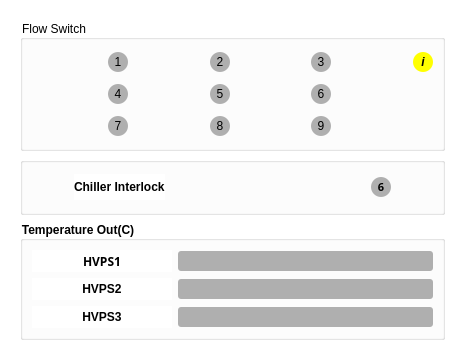
<?xml version="1.0" encoding="UTF-8"?>
<ui version="4.0">
 <class>dialog_chiller</class>
 <widget class="QDialog" name="dialog_chiller">
  <property name="geometry">
   <rect>
    <x>0</x>
    <y>0</y>
    <width>465</width>
    <height>360</height>
   </rect>
  </property>
  <property name="windowTitle">
   <string>CHILLER</string>
  </property>
  <property name="styleSheet">
   <string notr="true">background-color: rgb(255, 255, 255);</string>
  </property>
  <layout class="QGridLayout" name="gridLayout">
   <item row="0" column="0">
    <widget class="QWidget" name="widget_6" native="true">
     <layout class="QGridLayout" name="gridLayout_3">
      <item row="2" column="0">
       <widget class="QGroupBox" name="groupBox_9">
        <property name="font">
         <font>
          <family>MS Shell Dlg 2</family>
          <pointsize>9</pointsize>
          <weight>75</weight>
          <italic>false</italic>
          <bold>true</bold>
         </font>
        </property>
        <property name="styleSheet">
         <string notr="true">font: 75 bold 9pt &quot;MS Shell Dlg 2&quot;;</string>
        </property>
        <property name="title">
         <string>Temperature Out(C)</string>
        </property>
        <layout class="QGridLayout" name="gridLayout_4">
         <item row="0" column="0">
          <widget class="QLabel" name="chiller_temp_label1">
           <property name="maximumSize">
            <size>
             <width>140</width>
             <height>16777215</height>
            </size>
           </property>
           <property name="font">
            <font>
             <family>Sans Serif</family>
             <pointsize>9</pointsize>
             <weight>75</weight>
             <italic>false</italic>
             <bold>true</bold>
            </font>
           </property>
           <property name="styleSheet">
            <string notr="true">font: bold 9pt &quot;Sans Serif&quot;;</string>
           </property>
           <property name="text">
            <string>HVPS1</string>
           </property>
           <property name="alignment">
            <set>Qt::AlignCenter</set>
           </property>
          </widget>
         </item>
         <item row="0" column="1">
          <widget class="QLabel" name="chiller_temp_1">
           <property name="styleSheet">
            <string notr="true">margin-top: 1px;
margin-bottom: 1px;
border-radius: 3px;
min-height: 20px;
min-width: 20px;
background-color: rgb(175, 175, 175);</string>
           </property>
           <property name="text">
            <string/>
           </property>
           <property name="alignment">
            <set>Qt::AlignCenter</set>
           </property>
          </widget>
         </item>
         <item row="1" column="0">
          <widget class="QLabel" name="chiller_temp_label2">
           <property name="maximumSize">
            <size>
             <width>140</width>
             <height>16777215</height>
            </size>
           </property>
           <property name="font">
            <font>
             <family>MS Shell Dlg 2</family>
             <pointsize>9</pointsize>
             <weight>75</weight>
             <italic>false</italic>
             <bold>true</bold>
            </font>
           </property>
           <property name="text">
            <string>HVPS2</string>
           </property>
           <property name="alignment">
            <set>Qt::AlignCenter</set>
           </property>
          </widget>
         </item>
         <item row="1" column="1">
          <widget class="QLabel" name="chiller_temp_2">
           <property name="styleSheet">
            <string notr="true">margin-top: 1px;
margin-bottom: 1px;
border-radius: 3px;
min-height: 20px;
min-width: 20px;
background-color: rgb(175, 175, 175);</string>
           </property>
           <property name="text">
            <string/>
           </property>
           <property name="alignment">
            <set>Qt::AlignCenter</set>
           </property>
          </widget>
         </item>
         <item row="2" column="0">
          <widget class="QLabel" name="chiller_temp_label3">
           <property name="maximumSize">
            <size>
             <width>140</width>
             <height>16777215</height>
            </size>
           </property>
           <property name="font">
            <font>
             <family>MS Shell Dlg 2</family>
             <pointsize>9</pointsize>
             <weight>75</weight>
             <italic>false</italic>
             <bold>true</bold>
            </font>
           </property>
           <property name="text">
            <string>HVPS3</string>
           </property>
           <property name="alignment">
            <set>Qt::AlignCenter</set>
           </property>
          </widget>
         </item>
         <item row="2" column="1">
          <widget class="QLabel" name="chiller_temp_3">
           <property name="styleSheet">
            <string notr="true">margin-top: 1px;
margin-bottom: 1px;
border-radius: 3px;
min-height: 20px;
min-width: 20px;
background-color: rgb(175, 175, 175);</string>
           </property>
           <property name="text">
            <string/>
           </property>
           <property name="alignment">
            <set>Qt::AlignCenter</set>
           </property>
          </widget>
         </item>
        </layout>
       </widget>
      </item>
      <item row="0" column="0">
       <widget class="QGroupBox" name="groupBox_8">
        <property name="styleSheet">
         <string notr="true">font: 75 bold 9pt &quot;MS Shell Dlg 2&quot;;</string>
        </property>
        <property name="title">
         <string>Flow Switch</string>
        </property>
        <layout class="QGridLayout" name="gridLayout_2">
         <item row="0" column="4" rowspan="3">
          <spacer name="horizontalSpacer_3">
           <property name="orientation">
            <enum>Qt::Horizontal</enum>
           </property>
           <property name="sizeHint" stdset="0">
            <size>
             <width>40</width>
             <height>20</height>
            </size>
           </property>
          </spacer>
         </item>
         <item row="2" column="3">
          <widget class="QLabel" name="flow_sw_8">
           <property name="maximumSize">
            <size>
             <width>20</width>
             <height>26</height>
            </size>
           </property>
           <property name="styleSheet">
            <string notr="true">QLabel {
font: bold 8pt &quot;Sans Serif&quot;;
margin-top: 3px;
margin-bottom: 3px;
border-radius: 10px;
min-height: 20px;
min-width: 20px;
background-color: rgb(175, 175, 175);
}</string>
           </property>
           <property name="text">
            <string>8</string>
           </property>
           <property name="alignment">
            <set>Qt::AlignCenter</set>
           </property>
          </widget>
         </item>
         <item row="0" column="2" rowspan="3">
          <spacer name="horizontalSpacer_2">
           <property name="orientation">
            <enum>Qt::Horizontal</enum>
           </property>
           <property name="sizeHint" stdset="0">
            <size>
             <width>40</width>
             <height>20</height>
            </size>
           </property>
          </spacer>
         </item>
         <item row="1" column="3">
          <widget class="QLabel" name="flow_sw_5">
           <property name="maximumSize">
            <size>
             <width>20</width>
             <height>26</height>
            </size>
           </property>
           <property name="styleSheet">
            <string notr="true">QLabel {
font: bold 8pt &quot;Sans Serif&quot;;
margin-top: 3px;
margin-bottom: 3px;
border-radius: 10px;
min-height: 20px;
min-width: 20px;
background-color: rgb(175, 175, 175);
}</string>
           </property>
           <property name="text">
            <string>5</string>
           </property>
           <property name="alignment">
            <set>Qt::AlignCenter</set>
           </property>
          </widget>
         </item>
         <item row="1" column="5">
          <widget class="QLabel" name="flow_sw_6">
           <property name="maximumSize">
            <size>
             <width>20</width>
             <height>26</height>
            </size>
           </property>
           <property name="styleSheet">
            <string notr="true">QLabel {
font: bold 8pt &quot;Sans Serif&quot;;
margin-top: 3px;
margin-bottom: 3px;
border-radius: 10px;
min-height: 20px;
min-width: 20px;
background-color: rgb(175, 175, 175);
}</string>
           </property>
           <property name="text">
            <string>6</string>
           </property>
           <property name="alignment">
            <set>Qt::AlignCenter</set>
           </property>
          </widget>
         </item>
         <item row="1" column="1">
          <widget class="QLabel" name="flow_sw_4">
           <property name="maximumSize">
            <size>
             <width>20</width>
             <height>26</height>
            </size>
           </property>
           <property name="styleSheet">
            <string notr="true">QLabel {
font: bold 8pt &quot;Sans Serif&quot;;
margin-top: 3px;
margin-bottom: 3px;
border-radius: 10px;
min-height: 20px;
min-width: 20px;
background-color: rgb(175, 175, 175);
}</string>
           </property>
           <property name="text">
            <string>4</string>
           </property>
           <property name="alignment">
            <set>Qt::AlignCenter</set>
           </property>
          </widget>
         </item>
         <item row="2" column="5">
          <widget class="QLabel" name="flow_sw_9">
           <property name="maximumSize">
            <size>
             <width>20</width>
             <height>26</height>
            </size>
           </property>
           <property name="styleSheet">
            <string notr="true">QLabel {
font: bold 8pt &quot;Sans Serif&quot;;
margin-top: 3px;
margin-bottom: 3px;
border-radius: 10px;
min-height: 20px;
min-width: 20px;
background-color: rgb(175, 175, 175);
}</string>
           </property>
           <property name="text">
            <string>9</string>
           </property>
           <property name="alignment">
            <set>Qt::AlignCenter</set>
           </property>
          </widget>
         </item>
         <item row="0" column="5">
          <widget class="QLabel" name="flow_sw_3">
           <property name="maximumSize">
            <size>
             <width>20</width>
             <height>26</height>
            </size>
           </property>
           <property name="styleSheet">
            <string notr="true">QLabel {
font: bold 8pt &quot;Sans Serif&quot;;
margin-top: 3px;
margin-bottom: 3px;
border-radius: 10px;
min-height: 20px;
min-width: 20px;
background-color: rgb(175, 175, 175);
}</string>
           </property>
           <property name="text">
            <string>3</string>
           </property>
           <property name="alignment">
            <set>Qt::AlignCenter</set>
           </property>
          </widget>
         </item>
         <item row="0" column="7">
          <widget class="QPushButton" name="pushButton">
           <property name="maximumSize">
            <size>
             <width>20</width>
             <height>26</height>
            </size>
           </property>
           <property name="font">
            <font>
             <family>MS Shell Dlg 2</family>
             <pointsize>9</pointsize>
             <weight>75</weight>
             <italic>true</italic>
             <bold>true</bold>
            </font>
           </property>
           <property name="focusPolicy">
            <enum>Qt::NoFocus</enum>
           </property>
           <property name="contextMenuPolicy">
            <enum>Qt::NoContextMenu</enum>
           </property>
           <property name="styleSheet">
            <string notr="true">QPushButton {
font: 75 bold italic 9pt &quot;MS Shell Dlg 2&quot;;
background-color: rgb(255, 255, 0);
margin-top: 3px;
margin-bottom: 3px;
border-radius: 10px;
min-height: 20px;
min-width: 20px;
}
</string>
           </property>
           <property name="text">
            <string>i</string>
           </property>
           <property name="autoDefault">
            <bool>true</bool>
           </property>
          </widget>
         </item>
         <item row="0" column="1">
          <widget class="QLabel" name="flow_sw_1">
           <property name="maximumSize">
            <size>
             <width>20</width>
             <height>26</height>
            </size>
           </property>
           <property name="styleSheet">
            <string notr="true">QLabel {
font: bold 8pt &quot;Sans Serif&quot;;
margin-top: 3px;
margin-bottom: 3px;
border-radius: 10px;
min-height: 20px;
min-width: 20px;
background-color: rgb(175, 175, 175);
}</string>
           </property>
           <property name="text">
            <string>1</string>
           </property>
           <property name="alignment">
            <set>Qt::AlignCenter</set>
           </property>
          </widget>
         </item>
         <item row="0" column="6" rowspan="3">
          <spacer name="horizontalSpacer">
           <property name="orientation">
            <enum>Qt::Horizontal</enum>
           </property>
           <property name="sizeHint" stdset="0">
            <size>
             <width>40</width>
             <height>20</height>
            </size>
           </property>
          </spacer>
         </item>
         <item row="0" column="3">
          <widget class="QLabel" name="flow_sw_2">
           <property name="maximumSize">
            <size>
             <width>20</width>
             <height>26</height>
            </size>
           </property>
           <property name="styleSheet">
            <string notr="true">QLabel {
font: bold 8pt &quot;Sans Serif&quot;;
margin-top: 3px;
margin-bottom: 3px;
border-radius: 10px;
min-height: 20px;
min-width: 20px;
background-color: rgb(175, 175, 175);
}</string>
           </property>
           <property name="text">
            <string>2</string>
           </property>
           <property name="alignment">
            <set>Qt::AlignCenter</set>
           </property>
          </widget>
         </item>
         <item row="2" column="1">
          <widget class="QLabel" name="flow_sw_7">
           <property name="maximumSize">
            <size>
             <width>20</width>
             <height>26</height>
            </size>
           </property>
           <property name="styleSheet">
            <string notr="true">QLabel {
font: bold 8pt &quot;Sans Serif&quot;;
margin-top: 3px;
margin-bottom: 3px;
border-radius: 10px;
min-height: 20px;
min-width: 20px;
background-color: rgb(175, 175, 175);
}</string>
           </property>
           <property name="text">
            <string>7</string>
           </property>
           <property name="alignment">
            <set>Qt::AlignCenter</set>
           </property>
          </widget>
         </item>
         <item row="0" column="0" rowspan="3">
          <spacer name="horizontalSpacer_4">
           <property name="orientation">
            <enum>Qt::Horizontal</enum>
           </property>
           <property name="sizeHint" stdset="0">
            <size>
             <width>40</width>
             <height>20</height>
            </size>
           </property>
          </spacer>
         </item>
        </layout>
       </widget>
      </item>
      <item row="1" column="0">
       <widget class="QGroupBox" name="groupBox_10">
        <property name="font">
         <font>
          <pointsize>8</pointsize>
         </font>
        </property>
        <property name="title">
         <string/>
        </property>
        <layout class="QGridLayout" name="gridLayout_28">
         <item row="0" column="1">
          <widget class="QLabel" name="label_7">
           <property name="font">
            <font>
             <family>MS Shell Dlg 2</family>
             <pointsize>9</pointsize>
             <weight>75</weight>
             <italic>false</italic>
             <bold>true</bold>
            </font>
           </property>
           <property name="styleSheet">
            <string notr="true">font: 75 bold 9pt &quot;MS Shell Dlg 2&quot;;</string>
           </property>
           <property name="text">
            <string>Chiller Interlock</string>
           </property>
          </widget>
         </item>
         <item row="0" column="3">
          <widget class="QLabel" name="chiller_interlock">
           <property name="maximumSize">
            <size>
             <width>20</width>
             <height>26</height>
            </size>
           </property>
           <property name="font">
            <font>
             <family>Sans Serif</family>
             <pointsize>8</pointsize>
             <weight>75</weight>
             <italic>false</italic>
             <bold>true</bold>
            </font>
           </property>
           <property name="styleSheet">
            <string notr="true">QLabel {
font: bold 8pt &quot;Sans Serif&quot;;
margin-top: 3px;
margin-bottom: 3px;
border-radius: 10px;
min-height: 20px;
min-width: 20px;
background-color: rgb(175, 175, 175);
}</string>
           </property>
           <property name="text">
            <string>6</string>
           </property>
           <property name="alignment">
            <set>Qt::AlignCenter</set>
           </property>
          </widget>
         </item>
         <item row="0" column="4">
          <spacer name="horizontalSpacer_7">
           <property name="orientation">
            <enum>Qt::Horizontal</enum>
           </property>
           <property name="sizeHint" stdset="0">
            <size>
             <width>40</width>
             <height>20</height>
            </size>
           </property>
          </spacer>
         </item>
         <item row="0" column="2">
          <spacer name="horizontalSpacer_8">
           <property name="orientation">
            <enum>Qt::Horizontal</enum>
           </property>
           <property name="sizeType">
            <enum>QSizePolicy::Maximum</enum>
           </property>
           <property name="sizeHint" stdset="0">
            <size>
             <width>200</width>
             <height>20</height>
            </size>
           </property>
          </spacer>
         </item>
         <item row="0" column="0">
          <spacer name="horizontalSpacer_9">
           <property name="orientation">
            <enum>Qt::Horizontal</enum>
           </property>
           <property name="sizeHint" stdset="0">
            <size>
             <width>40</width>
             <height>20</height>
            </size>
           </property>
          </spacer>
         </item>
        </layout>
       </widget>
      </item>
     </layout>
    </widget>
   </item>
  </layout>
 </widget>
 <resources/>
 <connections/>
</ui>
